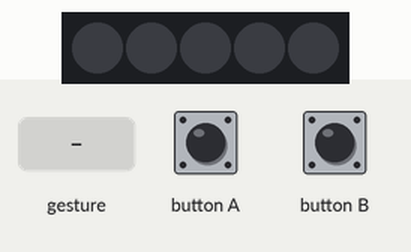
Simulated run of this program. Board: BBC micro:bit (MakeCode). On the bench: 5 RGB LEDs in strip order, left to right. Inputs (shaded band) come from the test bench. Dim RGB values are drawn brighter than linear.

Above: at 1.2 s.
1.3 s: button A pressed for 0.15 s
At 1.7 s:
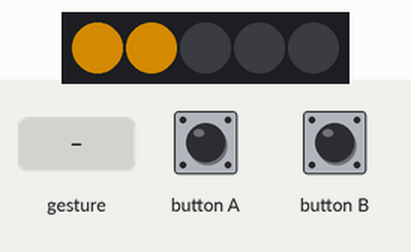
4.4 s: sound turns loud
At 5.7 s:
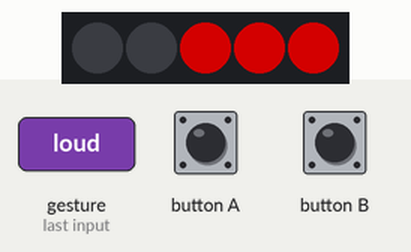
7.4 s: button B pressed for 0.15 s
At 7.9 s:
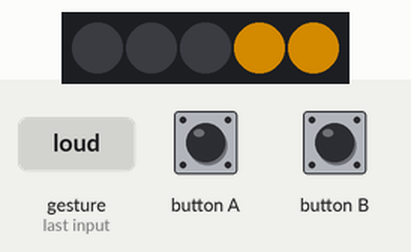
10.4 s: button A pressed for 0.15 s
At 10.8 s:
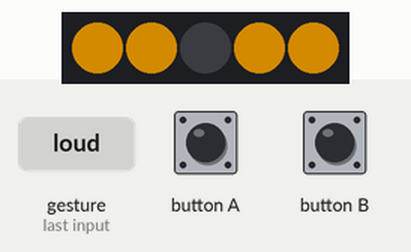
Timing chart, 0 to 14.4 s (numbered marks = the images above; inputs shaded):
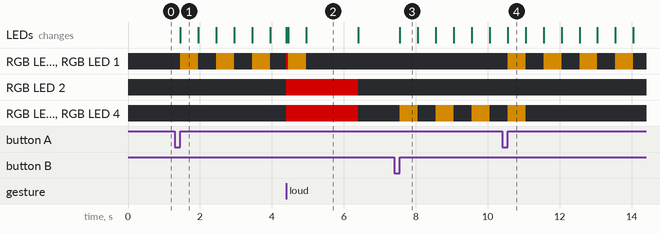

Measured:
- after the input at 1.3 s, RGB LED 0, RGB LED 1: alternates RGB(127, 82, 0) for 0.50 s and off for 0.50 s, starting after 0.15 s; the LEDs: change after 0.15 s (image 1)
- after the input at 4.4 s, the LEDs: first change at once (image 2 shows a later state)
- after the input at 7.4 s, RGB LED 3, RGB LED 4: alternates RGB(127, 82, 0) for 0.50 s and off for 0.50 s, starting after 0.15 s; the LEDs: change after 0.15 s (image 3)
- after the input at 10.4 s, the LEDs: first change after 0.15 s (image 4 shows a later state)
- what the display in image 1 shows lasts 0.5 s, from 1.5 s to 2.0 s
- what the display in image 2 shows lasts 1.4 s, from 5.0 s to 6.4 s

The program:

main.ts
```typescript
input.onSound(DetectedSound.Loud, function () {
    Stop.showColor(neopixel.colors(NeoPixelColors.Red))
    basic.pause(2000)
    Stop.showColor(neopixel.colors(NeoPixelColors.Black))
})
input.onButtonPressed(Button.A, function () {
    for (let index = 0; index < 4; index++) {
        Gauche.showColor(neopixel.colors(NeoPixelColors.Orange))
        basic.pause(500)
        Gauche.showColor(neopixel.colors(NeoPixelColors.Black))
        basic.pause(500)
    }
})
input.onButtonPressed(Button.B, function () {
    for (let index = 0; index < 4; index++) {
        Droite.showColor(neopixel.colors(NeoPixelColors.Orange))
        Droite.show()
        basic.pause(500)
        Droite.showColor(neopixel.colors(NeoPixelColors.Black))
        basic.pause(500)
    }
})
let Droite: neopixel.Strip = null
let Stop: neopixel.Strip = null
let Gauche: neopixel.Strip = null
let Strip = neopixel.create(DigitalPin.P16, 5, NeoPixelMode.RGB)
Gauche = Strip.range(0, 2)
Stop = Strip.range(0, 5)
Droite = Strip.range(3, 2)
basic.forever(function () {

})
```

test.ts
```typescript
// les tests vont ici ; cela ne sera pas compilé si ce paquet est utilisé en tant qu'extension.
```
